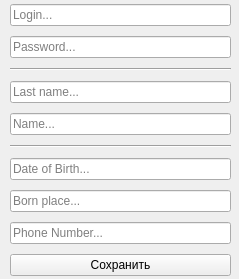
<?xml version="1.0" encoding="UTF-8"?>
<ui version="4.0">
 <class>Form</class>
 <widget class="QWidget" name="Form">
  <property name="geometry">
   <rect>
    <x>0</x>
    <y>0</y>
    <width>239</width>
    <height>279</height>
   </rect>
  </property>
  <property name="windowTitle">
   <string>Form</string>
  </property>
  <widget class="QWidget" name="">
   <property name="geometry">
    <rect>
     <x>10</x>
     <y>0</y>
     <width>221</width>
     <height>281</height>
    </rect>
   </property>
   <layout class="QGridLayout" name="gridLayout">
    <item row="0" column="0">
     <widget class="QLineEdit" name="line_login">
      <property name="placeholderText">
       <string>Login...</string>
      </property>
     </widget>
    </item>
    <item row="1" column="0">
     <widget class="QLineEdit" name="line_password">
      <property name="placeholderText">
       <string>Password...</string>
      </property>
     </widget>
    </item>
    <item row="2" column="0">
     <widget class="Line" name="line">
      <property name="orientation">
       <enum>Qt::Horizontal</enum>
      </property>
     </widget>
    </item>
    <item row="3" column="0">
     <widget class="QLineEdit" name="line_last_name">
      <property name="placeholderText">
       <string>Last name...</string>
      </property>
     </widget>
    </item>
    <item row="4" column="0">
     <widget class="QLineEdit" name="line_name">
      <property name="placeholderText">
       <string>Name...</string>
      </property>
     </widget>
    </item>
    <item row="5" column="0">
     <widget class="Line" name="line_2">
      <property name="orientation">
       <enum>Qt::Horizontal</enum>
      </property>
     </widget>
    </item>
    <item row="6" column="0">
     <widget class="QLineEdit" name="line_born_date">
      <property name="placeholderText">
       <string>Date of Birth...</string>
      </property>
     </widget>
    </item>
    <item row="7" column="0">
     <widget class="QLineEdit" name="line_born_place">
      <property name="placeholderText">
       <string>Born place...</string>
      </property>
     </widget>
    </item>
    <item row="8" column="0">
     <widget class="QLineEdit" name="line_phone">
      <property name="placeholderText">
       <string>Phone Number...</string>
      </property>
     </widget>
    </item>
    <item row="9" column="0">
     <widget class="QPushButton" name="btn_save">
      <property name="text">
       <string>Сохранить</string>
      </property>
     </widget>
    </item>
   </layout>
  </widget>
 </widget>
 <resources/>
 <connections/>
</ui>
